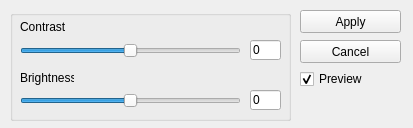
<ui version="4.0" >
 <author></author>
 <comment></comment>
 <exportmacro></exportmacro>
 <class>frmBrightContrast</class>
 <widget class="QWidget" name="frmBrightContrast" >
  <property name="geometry" >
   <rect>
    <x>0</x>
    <y>0</y>
    <width>413</width>
    <height>128</height>
   </rect>
  </property>
  <property name="windowTitle" >
   <string>Adjust Brightness/Contrast</string>
  </property>
  <widget class="QGroupBox" name="groupBox" >
   <property name="geometry" >
    <rect>
     <x>10</x>
     <y>10</y>
     <width>281</width>
     <height>111</height>
    </rect>
   </property>
   <property name="title" >
    <string/>
   </property>
   <widget class="QLabel" name="label" >
    <property name="geometry" >
     <rect>
      <x>10</x>
      <y>10</y>
      <width>46</width>
      <height>14</height>
     </rect>
    </property>
    <property name="text" >
     <string>Contrast:</string>
    </property>
   </widget>
   <widget class="QLabel" name="label_2" >
    <property name="geometry" >
     <rect>
      <x>10</x>
      <y>60</y>
      <width>54</width>
      <height>16</height>
     </rect>
    </property>
    <property name="text" >
     <string>Brightness:</string>
    </property>
   </widget>
   <widget class="QSlider" name="slideB" >
    <property name="geometry" >
     <rect>
      <x>10</x>
      <y>80</y>
      <width>221</width>
      <height>21</height>
     </rect>
    </property>
    <property name="maximum" >
     <number>200</number>
    </property>
    <property name="sliderPosition" >
     <number>100</number>
    </property>
    <property name="orientation" >
     <enum>Qt::Horizontal</enum>
    </property>
    <property name="invertedAppearance" >
     <bool>false</bool>
    </property>
    <property name="tickPosition" >
     <enum>QSlider::NoTicks</enum>
    </property>
   </widget>
   <widget class="QSlider" name="slideC" >
    <property name="geometry" >
     <rect>
      <x>10</x>
      <y>30</y>
      <width>221</width>
      <height>21</height>
     </rect>
    </property>
    <property name="maximum" >
     <number>200</number>
    </property>
    <property name="sliderPosition" >
     <number>100</number>
    </property>
    <property name="orientation" >
     <enum>Qt::Horizontal</enum>
    </property>
    <property name="invertedAppearance" >
     <bool>false</bool>
    </property>
    <property name="tickPosition" >
     <enum>QSlider::NoTicks</enum>
    </property>
   </widget>
   <widget class="QLineEdit" name="txtB" >
    <property name="geometry" >
     <rect>
      <x>240</x>
      <y>80</y>
      <width>31</width>
      <height>20</height>
     </rect>
    </property>
    <property name="text" >
     <string>0</string>
    </property>
   </widget>
   <widget class="QLineEdit" name="txtC" >
    <property name="geometry" >
     <rect>
      <x>240</x>
      <y>30</y>
      <width>31</width>
      <height>20</height>
     </rect>
    </property>
    <property name="text" >
     <string>0</string>
    </property>
   </widget>
  </widget>
  <widget class="QPushButton" name="botApply" >
   <property name="geometry" >
    <rect>
     <x>300</x>
     <y>10</y>
     <width>101</width>
     <height>23</height>
    </rect>
   </property>
   <property name="text" >
    <string>Apply</string>
   </property>
  </widget>
  <widget class="QPushButton" name="botCancel" >
   <property name="geometry" >
    <rect>
     <x>300</x>
     <y>40</y>
     <width>101</width>
     <height>23</height>
    </rect>
   </property>
   <property name="text" >
    <string>Cancel</string>
   </property>
  </widget>
  <widget class="QCheckBox" name="chkPreview" >
   <property name="geometry" >
    <rect>
     <x>300</x>
     <y>70</y>
     <width>71</width>
     <height>18</height>
    </rect>
   </property>
   <property name="text" >
    <string>Preview</string>
   </property>
   <property name="checked" >
    <bool>true</bool>
   </property>
  </widget>
 </widget>
 <pixmapfunction></pixmapfunction>
 <resources/>
 <connections/>
</ui>
